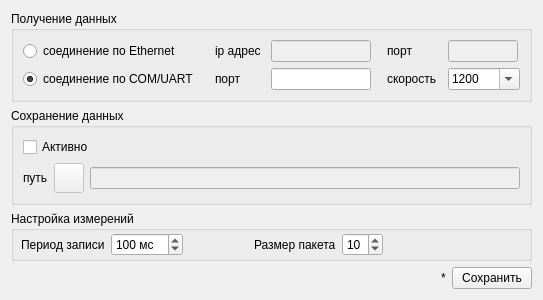
<?xml version="1.0" encoding="UTF-8"?>
<ui version="4.0">
 <class>settingsPanelClass</class>
 <widget class="QDialog" name="settingsPanelClass">
  <property name="maximumSize">
   <size>
    <width>550</width>
    <height>350</height>
   </size>
  </property>
  <property name="windowTitle">
   <string>Настройки</string>
  </property>
  <layout class="QVBoxLayout" name="verticalLayout_3">
   <item>
    <widget class="QGroupBox" name="groupBox">
     <property name="title">
      <string>Получение данных</string>
     </property>
     <layout class="QVBoxLayout" name="verticalLayout">
      <item>
       <layout class="QGridLayout" name="gridLayout">
        <item row="0" column="0">
         <widget class="QRadioButton" name="rbtnConnectByEthernet">
          <property name="text">
           <string>соединение по Ethernet</string>
          </property>
         </widget>
        </item>
        <item row="0" column="6">
         <widget class="QLineEdit" name="txtTCPPort">
          <property name="enabled">
           <bool>false</bool>
          </property>
          <property name="maximumSize">
           <size>
            <width>70</width>
            <height>16777215</height>
           </size>
          </property>
         </widget>
        </item>
        <item row="0" column="3">
         <widget class="QLineEdit" name="txtIPAddr">
          <property name="enabled">
           <bool>false</bool>
          </property>
          <property name="minimumSize">
           <size>
            <width>100</width>
            <height>0</height>
           </size>
          </property>
          <property name="maximumSize">
           <size>
            <width>100</width>
            <height>16777215</height>
           </size>
          </property>
         </widget>
        </item>
        <item row="0" column="1">
         <spacer name="horizontalSpacer">
          <property name="orientation">
           <enum>Qt::Horizontal</enum>
          </property>
          <property name="sizeType">
           <enum>QSizePolicy::MinimumExpanding</enum>
          </property>
          <property name="sizeHint" stdset="0">
           <size>
            <width>10</width>
            <height>20</height>
           </size>
          </property>
         </spacer>
        </item>
        <item row="0" column="5">
         <widget class="QLabel" name="label_5">
          <property name="minimumSize">
           <size>
            <width>55</width>
            <height>0</height>
           </size>
          </property>
          <property name="text">
           <string>порт</string>
          </property>
         </widget>
        </item>
        <item row="0" column="2">
         <widget class="QLabel" name="label">
          <property name="minimumSize">
           <size>
            <width>50</width>
            <height>0</height>
           </size>
          </property>
          <property name="text">
           <string>ip адрес</string>
          </property>
         </widget>
        </item>
        <item row="1" column="2">
         <widget class="QLabel" name="label_2">
          <property name="minimumSize">
           <size>
            <width>50</width>
            <height>0</height>
           </size>
          </property>
          <property name="text">
           <string>порт</string>
          </property>
         </widget>
        </item>
        <item row="1" column="0">
         <widget class="QRadioButton" name="rbtnConnectByCom">
          <property name="minimumSize">
           <size>
            <width>0</width>
            <height>0</height>
           </size>
          </property>
          <property name="text">
           <string>соединение по COM/UART</string>
          </property>
          <property name="checked">
           <bool>true</bool>
          </property>
         </widget>
        </item>
        <item row="1" column="3">
         <widget class="QLineEdit" name="txtComPort">
          <property name="enabled">
           <bool>true</bool>
          </property>
          <property name="minimumSize">
           <size>
            <width>100</width>
            <height>0</height>
           </size>
          </property>
          <property name="maximumSize">
           <size>
            <width>100</width>
            <height>16777215</height>
           </size>
          </property>
         </widget>
        </item>
        <item row="1" column="5">
         <widget class="QLabel" name="label_6">
          <property name="minimumSize">
           <size>
            <width>55</width>
            <height>0</height>
           </size>
          </property>
          <property name="text">
           <string>скорость</string>
          </property>
         </widget>
        </item>
        <item row="1" column="6">
         <widget class="QComboBox" name="cbxComSpeed">
          <property name="enabled">
           <bool>true</bool>
          </property>
          <property name="editable">
           <bool>true</bool>
          </property>
          <property name="currentText">
           <string>1200</string>
          </property>
          <item>
           <property name="text">
            <string>1200</string>
           </property>
          </item>
          <item>
           <property name="text">
            <string>2400</string>
           </property>
          </item>
          <item>
           <property name="text">
            <string>4800</string>
           </property>
          </item>
          <item>
           <property name="text">
            <string>9600</string>
           </property>
          </item>
          <item>
           <property name="text">
            <string>19200</string>
           </property>
          </item>
          <item>
           <property name="text">
            <string>38400</string>
           </property>
          </item>
          <item>
           <property name="text">
            <string>57600</string>
           </property>
          </item>
          <item>
           <property name="text">
            <string>115200</string>
           </property>
          </item>
         </widget>
        </item>
        <item row="0" column="4">
         <spacer name="horizontalSpacer_4">
          <property name="orientation">
           <enum>Qt::Horizontal</enum>
          </property>
          <property name="sizeType">
           <enum>QSizePolicy::MinimumExpanding</enum>
          </property>
          <property name="sizeHint" stdset="0">
           <size>
            <width>10</width>
            <height>20</height>
           </size>
          </property>
         </spacer>
        </item>
       </layout>
      </item>
     </layout>
    </widget>
   </item>
   <item>
    <widget class="QGroupBox" name="grbSaveData">
     <property name="title">
      <string>Сохранение данных</string>
     </property>
     <layout class="QVBoxLayout" name="verticalLayout_2">
      <item>
       <widget class="QCheckBox" name="rbtnCopyEna">
        <property name="enabled">
         <bool>true</bool>
        </property>
        <property name="toolTip">
         <string>Активно</string>
        </property>
        <property name="layoutDirection">
         <enum>Qt::LeftToRight</enum>
        </property>
        <property name="text">
         <string>Активно</string>
        </property>
       </widget>
      </item>
      <item>
       <layout class="QHBoxLayout" name="horizontalLayout_2">
        <item>
         <widget class="QLabel" name="label_3">
          <property name="enabled">
           <bool>true</bool>
          </property>
          <property name="text">
           <string>путь</string>
          </property>
         </widget>
        </item>
        <item>
         <widget class="QPushButton" name="btnCopyPath">
          <property name="enabled">
           <bool>false</bool>
          </property>
          <property name="minimumSize">
           <size>
            <width>30</width>
            <height>30</height>
           </size>
          </property>
          <property name="maximumSize">
           <size>
            <width>30</width>
            <height>30</height>
           </size>
          </property>
          <property name="text">
           <string/>
          </property>
          <property name="icon">
           <iconset resource="../resources/resource.qrc">
            <normaloff>:/SVMonitor/images/open.png</normaloff>:/SVMonitor/images/open.png</iconset>
          </property>
         </widget>
        </item>
        <item>
         <widget class="QLineEdit" name="txtCopyPath">
          <property name="enabled">
           <bool>false</bool>
          </property>
          <property name="minimumSize">
           <size>
            <width>200</width>
            <height>0</height>
           </size>
          </property>
         </widget>
        </item>
       </layout>
      </item>
     </layout>
    </widget>
   </item>
   <item>
    <widget class="QGroupBox" name="groupBox_2">
     <property name="sizePolicy">
      <sizepolicy hsizetype="Preferred" vsizetype="Preferred">
       <horstretch>0</horstretch>
       <verstretch>0</verstretch>
      </sizepolicy>
     </property>
     <property name="minimumSize">
      <size>
       <width>0</width>
       <height>50</height>
      </size>
     </property>
     <property name="title">
      <string>Настройка измерений</string>
     </property>
     <widget class="QWidget" name="">
      <property name="geometry">
       <rect>
        <x>10</x>
        <y>20</y>
        <width>362</width>
        <height>27</height>
       </rect>
      </property>
      <layout class="QHBoxLayout" name="horizontalLayout_4">
       <item>
        <widget class="QLabel" name="label_4">
         <property name="text">
          <string>Период записи</string>
         </property>
        </widget>
       </item>
       <item>
        <widget class="QSpinBox" name="spinCycleRecMs">
         <property name="suffix">
          <string> мс</string>
         </property>
         <property name="minimum">
          <number>5</number>
         </property>
         <property name="maximum">
          <number>5000</number>
         </property>
         <property name="value">
          <number>100</number>
         </property>
        </widget>
       </item>
       <item>
        <spacer name="horizontalSpacer_2">
         <property name="orientation">
          <enum>Qt::Horizontal</enum>
         </property>
         <property name="sizeHint" stdset="0">
          <size>
           <width>40</width>
           <height>20</height>
          </size>
         </property>
        </spacer>
       </item>
       <item>
        <widget class="QLabel" name="label_7">
         <property name="text">
          <string>Размер пакета</string>
         </property>
        </widget>
       </item>
       <item>
        <widget class="QSpinBox" name="spinPacketSz">
         <property name="minimum">
          <number>1</number>
         </property>
         <property name="value">
          <number>10</number>
         </property>
        </widget>
       </item>
      </layout>
     </widget>
    </widget>
   </item>
   <item>
    <layout class="QHBoxLayout" name="horizontalLayout_6">
     <item>
      <spacer name="horizontalSpacer_3">
       <property name="orientation">
        <enum>Qt::Horizontal</enum>
       </property>
       <property name="sizeHint" stdset="0">
        <size>
         <width>40</width>
         <height>20</height>
        </size>
       </property>
      </spacer>
     </item>
     <item>
      <widget class="QLabel" name="lbChange">
       <property name="text">
        <string>*</string>
       </property>
      </widget>
     </item>
     <item>
      <widget class="QPushButton" name="btnSave">
       <property name="text">
        <string>Сохранить</string>
       </property>
      </widget>
     </item>
    </layout>
   </item>
  </layout>
 </widget>
 <resources>
  <include location="../resources/resource.qrc"/>
 </resources>
 <connections/>
</ui>
